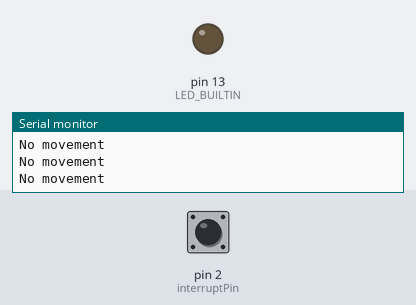
This sketch was run on a simulated Arduino Uno, built with avr-gcc and run on an emulated ATmega328P. Parts: output pins drawn as LEDs (lit = HIGH), the last lines printed to the serial monitor. The inputs (shaded band) are chosen by the test bench; at power-on: pin 2 (interruptPin) LOW.

Above: at 4.8 s.
4.9 s: pin 2 (interruptPin) pulled HIGH for 2.35 s
At 7.0 s:
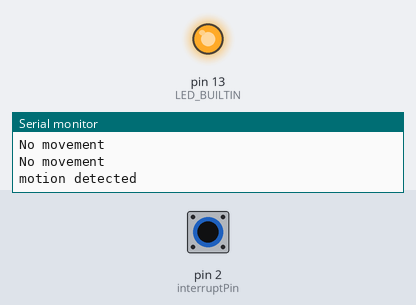
Timing chart, 0 to 9.5 s (numbered marks = the images above; inputs shaded):
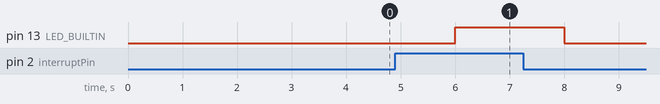

The sketch:

rcwl_motion_sensor_-_intterupt_pin.ino.ino
```cpp
/*
  on Sep 23, 2020
  by MohammedDamirchi
  https://electropeak.com/learn/
*/

const byte interruptPin = 2;

// the setup routine runs once when you press reset:
void setup() {
  // initialize serial communication at 9600 bits per second:
  Serial.begin(9600);
  pinMode(interruptPin, INPUT);
  pinMode(LED_BUILTIN, OUTPUT);
}


// the loop routine runs over and over again forever:
void loop() {
  if (digitalRead(interruptPin) == HIGH) {
    Serial.println("motion detected");
    digitalWrite(LED_BUILTIN, HIGH);
  }
  else {
    Serial.println("No movement");
    digitalWrite(LED_BUILTIN, LOW);
  }
  delay(2000);
  }
```

Measured:
- after the input at 4.9 s, pin 13 (LED_BUILTIN): LOW → HIGH after 1.1 s, → LOW 2.0 s later
